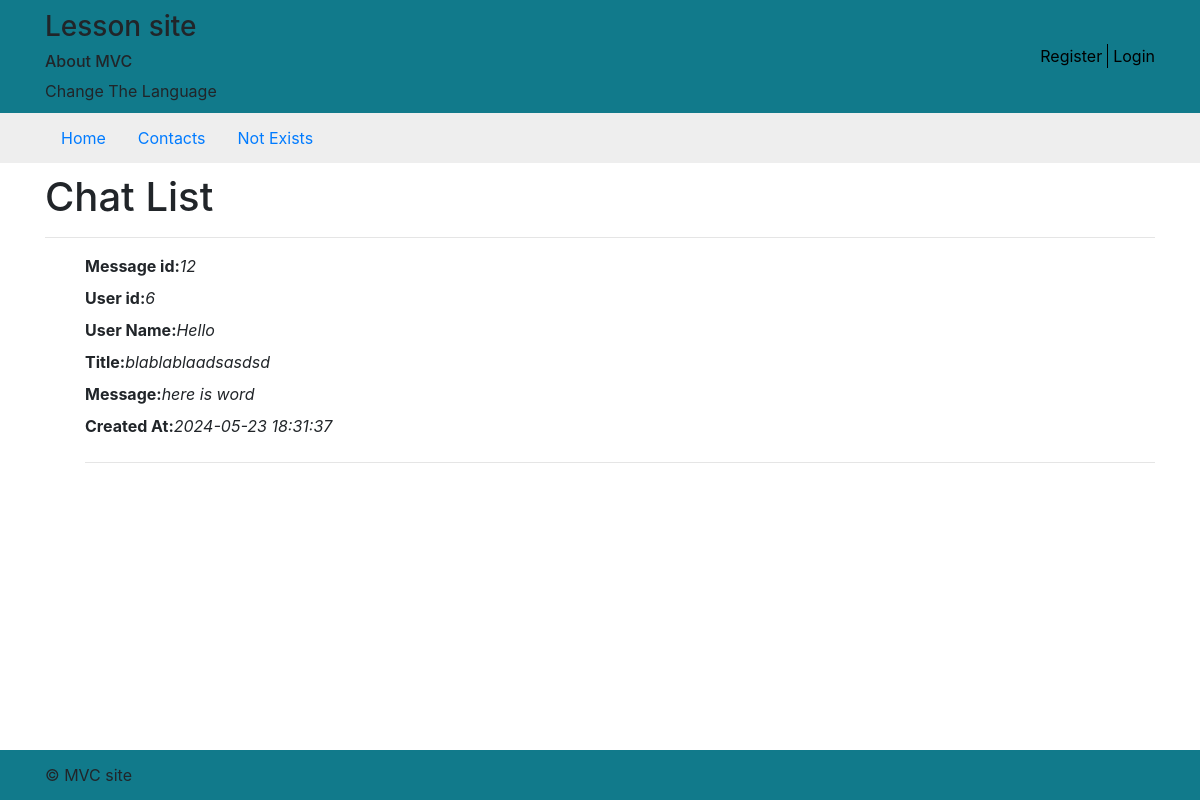
Before: / with the older database file.
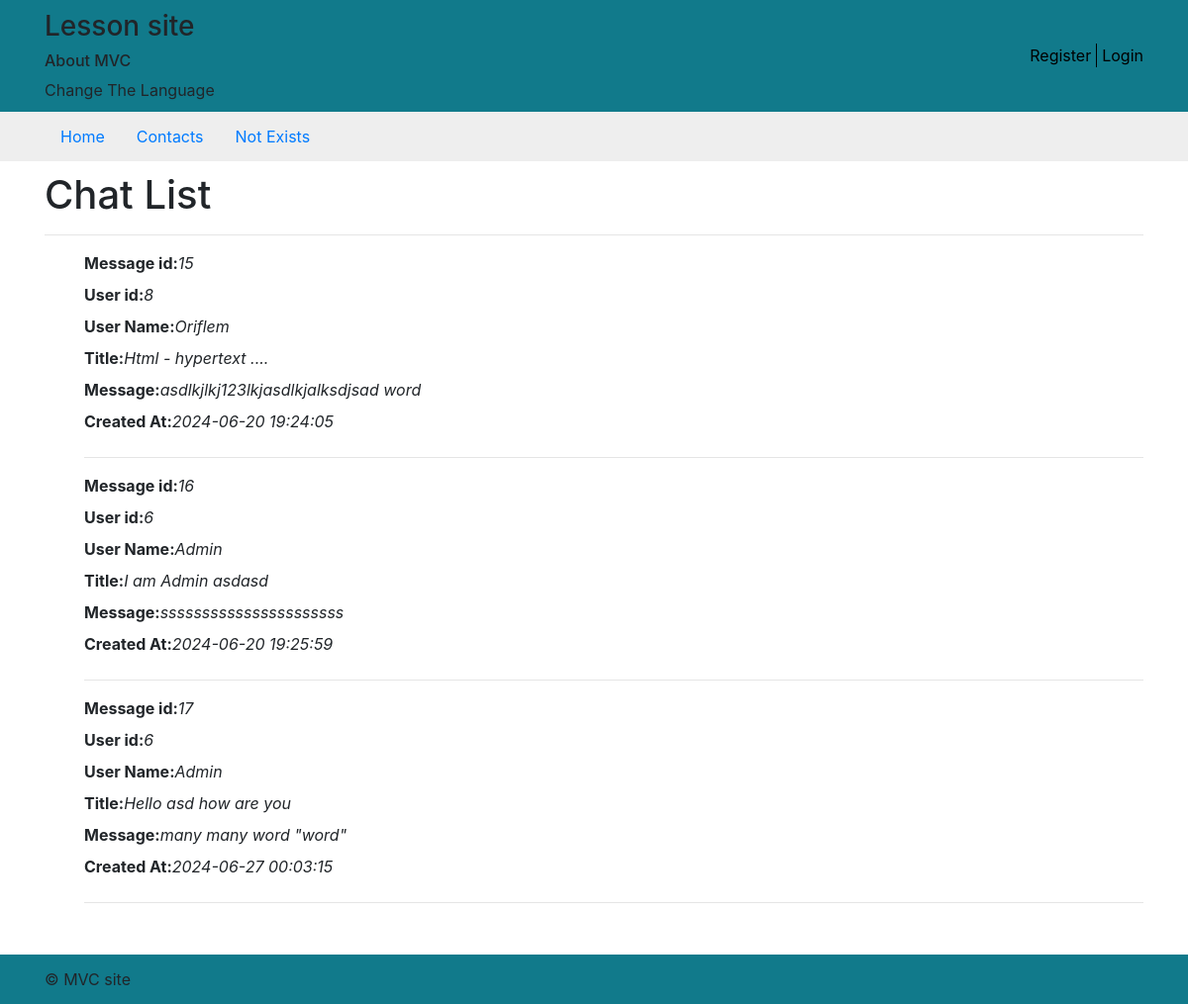
After: the same page with the newer database file.
### tables this page shows
CREATE TABLE `messages` (
  `id` int unsigned NOT NULL AUTO_INCREMENT,
  `name` varchar(255) DEFAULT NULL,
  `title` varchar(128) NOT NULL,
  `message` text NOT NULL,
  `created_at` datetime NOT NULL,
  `status` int unsigned DEFAULT '0',
  `user_id` int unsigned NOT NULL,
  `visible` tinyint(1) DEFAULT NULL,
  `censorship_check_date` datetime DEFAULT NULL,
  PRIMARY KEY (`id`),
  KEY `user_id` (`user_id`),
  CONSTRAINT `messages_ibfk_1` FOREIGN KEY (`user_id`) REFERENCES `users` (`user_id`)
);

### Core/System.php (called while the page is built, shortened)
<?php
class System
{
   public static function template(string $path, array $params, $controller = 0): string {
        extract($params);
        include($path);
        $html = ob_get_clean();
        return $html;
    }
}

### Controller/Messages/MessageIndex.php (called while the page is built, shortened)
<?php
class MessageIndex extends CoreController
{
    private bool $successText = false;
    public function render(array $params) : string
    {
        $messages = Messages::getMessages(DbConnect::getConnect());
        $boolResult = $this->getBoolRole([1,2]);
        $this->content = System::template(static::CONTENT_PATH, ['successText' => $this->successText, 'messages' => $messages, 'boolResult' => $boolResult]);
        return System::template(static::INCLUDE_PATH, [], $this);
    }
}

### init.php (called while the page is built, shortened)
<?php
function autoload($className): void
{
    $className = ltrim($className, '\\');
    $fileName  = '';
    if ($lastNsPos = strrpos($className, '\\')) {
        $namespace = substr($className, 0, $lastNsPos);
        $className = substr($className, $lastNsPos + 1);
        $fileName  = str_replace('\\', DIRECTORY_SEPARATOR, $namespace) . DIRECTORY_SEPARATOR;
    }
    $fileName .= str_replace('_', DIRECTORY_SEPARATOR, $className) . '.php';
}

### Core/DbConnect.php (called while the page is built, shortened)
<?php
class DbConnect
{
    private static $connect;
    static function init() {
        self::$connect = mysqli_connect(self::DB_HOST, self::DB_USER, self::DB_PASS, self::DB_DATABASE_NAME) or die('Mysql connection error: ' . mysqli_error());
    }
    static function getConnect()
    {
        return static::$connect;
    }
}

### Model/Messages.php (called while the page is built, shortened)
<?php
class Messages
{
    public static function getMessages($connect) : array {
        $queryString = "SELECT * FROM messages WHERE visible = 1";
        $result_arr = mysqli_fetch_all(mysqli_query($connect, $queryString),MYSQLI_ASSOC);
        return $result_arr ?? [];
    }
}

### Core/Language.php (called while the page is built, shortened)
<?php
class Language {
    public static function __(string $string) : string {
        $ln = $_GET['ln'] ?? false;
        $file = "en_$ln.csv";
        return $string;
    }
}

### view/messages/v_index.php (the view, shortened to what this page needs)
<ul>
    <?php foreach ($messages as $message): ?>
    <li id="message-<?=$message['id']?>">
        <label><strong><?= Language::__('Message id') ?>:</strong></label><em><?= $message['id'] ?></em><br>
        <label><strong><?= Language::__('User id') ?>:</strong></label><em><?= $message['user_id'] ?></em><br>
        <label><strong><?= Language::__('User Name') ?>:</strong></label><em><?= $message['name'] ?></em><br>
        <label><strong><?= Language::__('Title') ?>:</strong></label><em><?= $message['title'] ?></em><br>
        <label><strong><?= Language::__('Message') ?>:</strong></label><em><?= $message['message'] ?></em><br>
        <label><strong><?= Language::__('Created At') ?>:</strong></label><em><?= $message['created_at'] ?></em><br>
        <hr>
    </li>
    <?php endforeach; ?>
</ul>

Changed rows visible on the page:
no longer on this page (row edited): messages: id "12", user "6", name "Hello", title "blablablaadsasdsd", message "here is word", created_at "2024-05-23 18:31:37"
added messages: id "15", user "8", name "Oriflem", title "Html - hypertext ....", message "asdlkjlkj123lkjasdlkjalksdjsad word", created_at "2024-06-20 19:24:05"
added messages: id "16", user "6", name "Admin", title "I am Admin asdasd", message "ssssssssssssssssssssss", created_at "2024-06-20 19:25:59"
added messages: id "17", user "6", name "Admin", title "Hello asd how are you", message "many many word \"word\"", created_at "2024-06-27 00:03:15"
